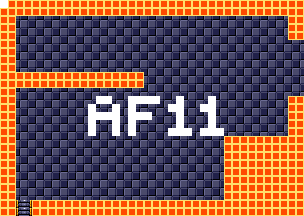

A level layout from a 2D game, rendered from its tile map. Below: a short description, then the map file with tile-grid data replaced by summaries:
An orthogonal 38x27 tile map with 8x8 px tiles, 4 tile layers (background, foreground, room numbers, Objects), 15 tilesets.

<map version="1.5" tiledversion="1.7.1" orientation="orthogonal" renderorder="right-down" width="38" height="27" tilewidth="8" tileheight="8" infinite="0" nextlayerid="11" nextobjectid="1">
 <tileset firstgid="1" source="tilesheets/tsKarniMata.tsx" />
 <tileset firstgid="1025" source="tilesheets/tsVoodooWasp.tsx" />
 <tileset firstgid="2049" source="tilesheets/tsBurial.tsx" />
 <tileset firstgid="3073" source="tilesheets/tsBlueTemple.tsx" />
 <tileset firstgid="4097" source="tilesheets/tsGoddess.tsx" />
 <tileset firstgid="5121" source="tilesheets/tsKonark.tsx" />
 <tileset firstgid="6145" name="sEnemies" tilewidth="8" tileheight="8" tilecount="1024" columns="32">
  <image source="../grapx/tilesheets/sObjects.bmp" trans="ff94ff" width="256" height="256" />
 </tileset>
 <tileset firstgid="7169" source="tilesheets/tsIceTemple.tsx" />
 <tileset firstgid="8193" source="tilesheets/tsLavaArea.tsx" />
 <tileset firstgid="9217" source="tilesheets/tsBossArea.tsx" />
 <tileset firstgid="10241" source="tilesheets/tsPegu.tsx" />
 <tileset firstgid="11265" source="tilesheets/sTiwanakuTemple.tsx" />
 <tileset firstgid="12289" source="tilesheets/sIndraTemple.tsx" />
 <tileset firstgid="13313" source="tilesheets/sTeleport.tsx" />
 <tileset firstgid="14337" source="tilesheets/sObjects.tsx" />
 <layer id="2" name="background" width="38" height="27">
  <data>[1026 cells, 1026 non-empty, 2 distinct tile ids]</data>
 </layer>
 <layer id="1" name="foreground" width="38" height="27">
  <data>[1026 cells, 326 non-empty, 3 distinct tile ids]</data>
 </layer>
 <layer id="7" name="room numbers" width="38" height="27">
  <data>[1026 cells, 39 non-empty, 1 distinct tile ids]</data>
 </layer>
 <layer id="10" name="Objects" width="38" height="27">
  <data>[1026 cells, 0 non-empty, 0 distinct tile ids]</data>
 </layer>
</map>
